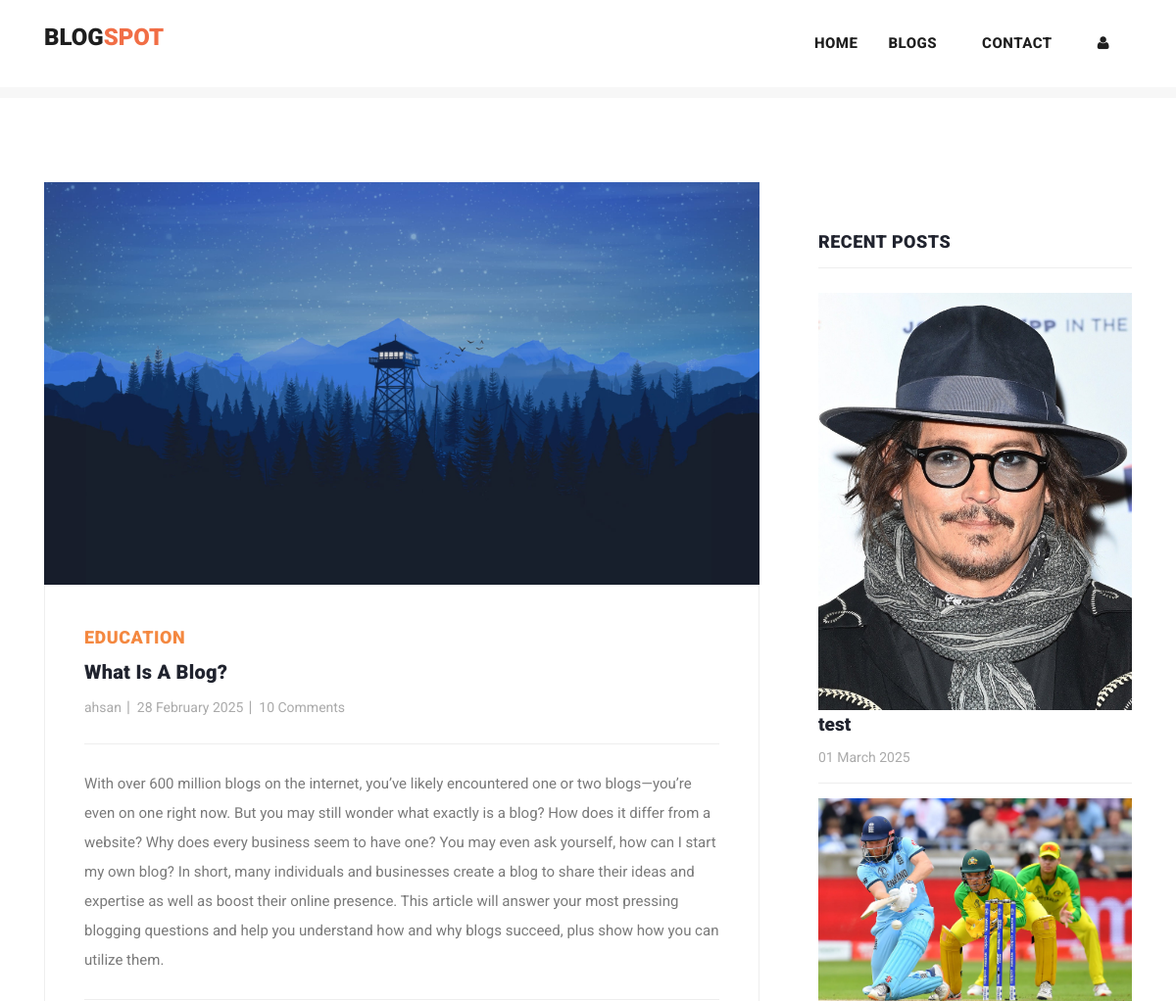
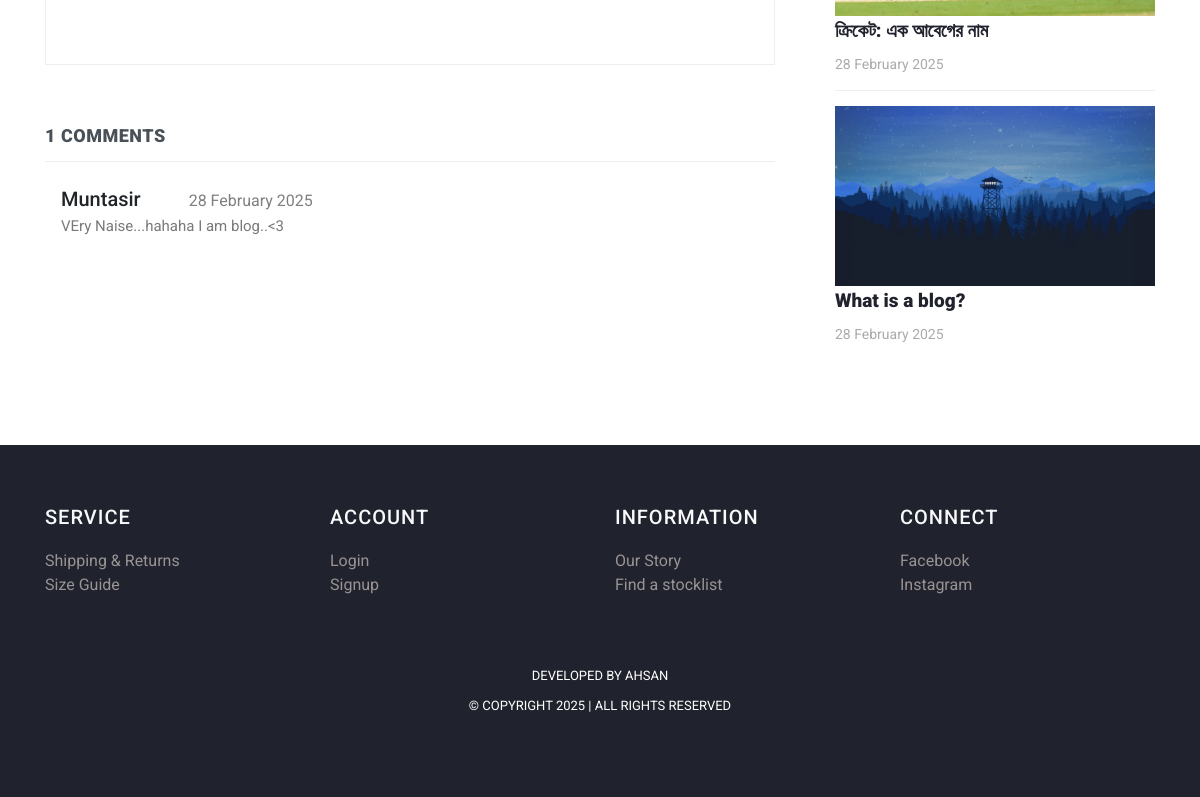
/post/1, run on the app's committed database (2 pictures, top to bottom).
### blogApp/models.py (models this page shows, shortened)
class Post(models.Model):
    postname = models.CharField(max_length=600)
    category = models.CharField(max_length=600)
    image = models.ImageField(upload_to='images/posts', blank=True, null=True)
    content = models.CharField(max_length=100000)
    time = models.CharField(default=time, max_length=100, blank=True)
    likes = models.IntegerField(null=True, blank=True, default=0)
    user = models.ForeignKey(User, on_delete=models.CASCADE)

class Comment(models.Model):
    content = models.CharField(max_length=200)
    time = models.CharField(default=time, max_length=100, blank=True)
    post = models.ForeignKey(Post, on_delete=models.CASCADE)
    user = models.ForeignKey(User, on_delete=models.CASCADE)

### blogApp/views.py (the view)
# urls.py: path("post/<int:id>",views.post,name="post"),
def post(request, id):
    post = Post.objects.get(id=id)
    return render(request, "post-details.html", {
        "user": request.user,
        'post': Post.objects.get(id=id),
        'recent_posts': Post.objects.all().order_by("-id"),
        'media_url': settings.MEDIA_URL,
        'comments': Comment.objects.filter(post_id=post.id),
        'total_comments': len(Comment.objects.filter(post_id=post.id))
    })

### templates/post-details.html (shortened to what this page needs)
{% load static %}
<!DOCTYPE html>
<html lang="en">
  <head>
    <link href="https://cdn.jsdelivr.net/npm/bootstrap@5.3.0-alpha3/dist/css/bootstrap.min.css" rel="stylesheet">
    <link href="{% static 'vendor/bootstrap/css/bootstrap.min.css' %}" rel="stylesheet">
    <link rel="stylesheet" href="{% static 'assets/css/fontawesome.css' %}">
    <link rel="stylesheet" href="{% static 'assets/css/templatemo-stand-blog.css' %}">
    <link rel="stylesheet" href="{% static 'assets/css/owl.css' %}">
  </head>
  <body>
    {%include 'header.html'%}
    <section class="blog-posts grid-system">
      <div class="container">
        <div class="row">
          <div class="col-lg-8">
            <div class="all-blog-posts">
              <div class="row">
                <div class="col-lg-12">
                  <div class="blog-post">
                    <div class="blog-thumb">
                      <img src="{{media_url}}{{post.image}}" alt="post_image">
                    </div>
                    <div class="down-content">
                      <span>{{post.category}}</span>
                      <a><h4>{{post.postname}}</h4></a>
                      <ul class="post-info">
                        <li><a href="#">{{post.user}}</a></li>
                        <li><a href="#">{{post.time}}</a></li>
                        <li><a href="#">10 Comments</a></li>
                      </ul>
                      <p>{{post.content}}</p>
                    </div>
                  </div>
                </div>
                <div class="col-lg-12">
                  <div class="sidebar-item comments">
                    <div class="sidebar-heading">
                      <h2 class="text-dark-emphasis">{{total_comments}} comments</h2>
                    </div>
                    <div class="content">
                      <ul>
                        {% for comment in comments %}
                        <li style="display: block;">
                          <div class="ps-3">
                            <h5>{{comment.user}}<span class="small text-black-50 px-5 text-danger">{{comment.time}}</span>
                            </h5>
                            <p>{{comment.content}}</p>
                          </div>
                        </li>
                        {% endfor %}
                      </ul>
                    </div>
                  </div>
                </div>
              </div>
            </div>
          </div>
          <div class="col-lg-4">
            <div class="sidebar">
              <div class="row">
                <div class="col-lg-12">
                  <div class="sidebar-item recent-posts">
                    <div class="sidebar-heading">
                      <h2>Recent Posts</h2>
                    </div>
                    <div class="content">
                      <ul>
                        {% for post in recent_posts|slice:"0:4" %}
                        <li>
                          <img src="{{media_url}}{{post.image}}" class="img-fluid" alt="">
                          <a href="post-details.html">
                            <a href="{% url 'post' post.id %}" class="text-decoration-none text-dark"><h5>{{post.postname}}</h5></a>
                          <span>{{post.time}}</span>
                        </a></li>
                        {% endfor %}
                      </ul>
                    </div>
                  </div>
                </div>
              </div>
            </div>
          </div>
        </div>
      </div>
    </section>
   {% include "footer.html" %}
  </body>
</html>

### static/assets/css/templatemo-stand-blog.css (style rules this page uses)
body { font-family: 'Roboto', sans-serif; overflow-x: hidden; text-rendering: optimizeLegibility; -webkit-font-smoothing: antialiased; -moz-osx-font-smoothing: grayscale; }
p { margin-bottom: 0px; font-size: 15px; font-weight: 400; color: #7a7a7a; line-height: 30px; }
a { text-decoration: none!important; }
ul { padding: 0; margin: 0; list-style: none; }
h1,h2,h3,h4,h5,h6 { margin: 0px; }
.blog-posts { margin-top: 100px; }
.blog-posts .blog-post { margin-bottom: 30px; }
.blog-posts .blog-thumb img { width: 100%; overflow: hidden; }
.blog-posts .down-content { padding: 40px; border-right: 1px solid #eee; border-left: 1px solid #eee; border-bottom: 1px solid #eee; }
.blog-posts .down-content span { font-size: 18px; text-transform: uppercase; letter-spacing: 0.5px; font-weight: 900; color: #f48840; }
.blog-posts .down-content h4 { font-size: 24px; text-transform: capitalize; letter-spacing: 0.5px; font-weight: 900; color: #20232e; margin: 10px 0px 12px 0px; }
.blog-posts .down-content ul.post-info li { display: inline-block; margin-right: 8px; }
.blog-posts .down-content ul.post-info li:after { content: '|'; color: #aaa; margin-left: 8px; }
.blog-posts .down-content h4 { font-size: 20px; letter-spacing: 0.25px; }
.grid-system .down-content ul.post-info li { margin-right: 3px; }
.grid-system .down-content ul.post-info li:after { margin-left: 5px; }
.blog-posts .down-content ul.post-info li:last-child::after { display: none; }
.blog-posts .down-content ul.post-info li a { font-size: 14px; color: #aaa; font-weight: 400; transition: all .3s; }
.blog-posts .down-content p { padding: 25px 0px; margin: 25px 0px; border-top: 1px solid #eee; border-bottom: 1px solid #eee; }
.blog-posts .sidebar-heading h2 { font-size: 18px; text-transform: uppercase; font-weight: 900; letter-spacing: 0.5px; color: #20232e; border-bottom: 1px solid #eee; padding-bottom: 15px; margin-bottom: 25px; }
.blog-posts .comments { margin-top: 30px; }
.blog-posts .comments ul li { display: inline-block; margin-bottom: 20px; padding-bottom: 20px; border-bottom: 1px solid #eee; }
.blog-posts .comments ul li:last-child { margin-bottom: 0px; padding-bottom: 0px; border-bottom: none; }
.sidebar { margin-left: 30px; }
.sidebar .sidebar-item { margin-top: 50px; }
.sidebar .sidebar-heading h2 { font-size: 18px; text-transform: uppercase; font-weight: 900; letter-spacing: 0.5px; color: #20232e; border-bottom: 1px solid #eee; padding-bottom: 15px; margin-bottom: 25px; }
.sidebar .recent-posts ul li { margin-bottom: 15px; padding-bottom: 15px; border-bottom: 1px solid #eee; }
.sidebar .recent-posts ul li:last-child { margin-bottom: 0px; padding-bottom: 0px; border-bottom: none; }
.sidebar .recent-posts ul li h5 { font-size: 19px; font-weight: 900; color: #20232e; line-height: 30px; transition: all 0.3s; }
.sidebar .recent-posts ul li span { display: block; font-size: 14px; color: #aaa; margin-top: 8px; }

### templates/footer.html (style rules this page uses)
h4 { text-align: left; color: #dfdada; letter-spacing: 1px; margin-bottom: 20px; font-size: 20px; }
li { text-decoration: none; text-align: left; }
li a { color: rgb(153, 147, 147); }

### data on the page
Post: image (picture), category "EDUCATION", postname "What Is A Blog?", user "ahsan", time "28 February 2025", content "With over 600 million blogs on the internet, you’ve likely encountered one or two blogs—you’re even on one right now. But you may still wonder what exactly is a blog? How does it differ from a website? Why does every business seem to have one? You may even ask yourself, how can I start my own blog? In short, many individuals and businesses create a blog to share their ideas and expertise as well as boost their online presence. This article will answer your most pressing blogging questions and help you understand how and why blogs succeed, plus show how you can utilize them.", postname "What is a blog?"
Comment: user "Muntasir", time "28 February 2025", content "VEry Naise...hahaha I am blog..<3"
Post: image (picture), postname "test", time "01 March 2025"
Post: image (picture), postname "ক্রিকেট: এক আবেগের নাম", time "28 February 2025"

### other printed values
{{ total_comments }} "1"
